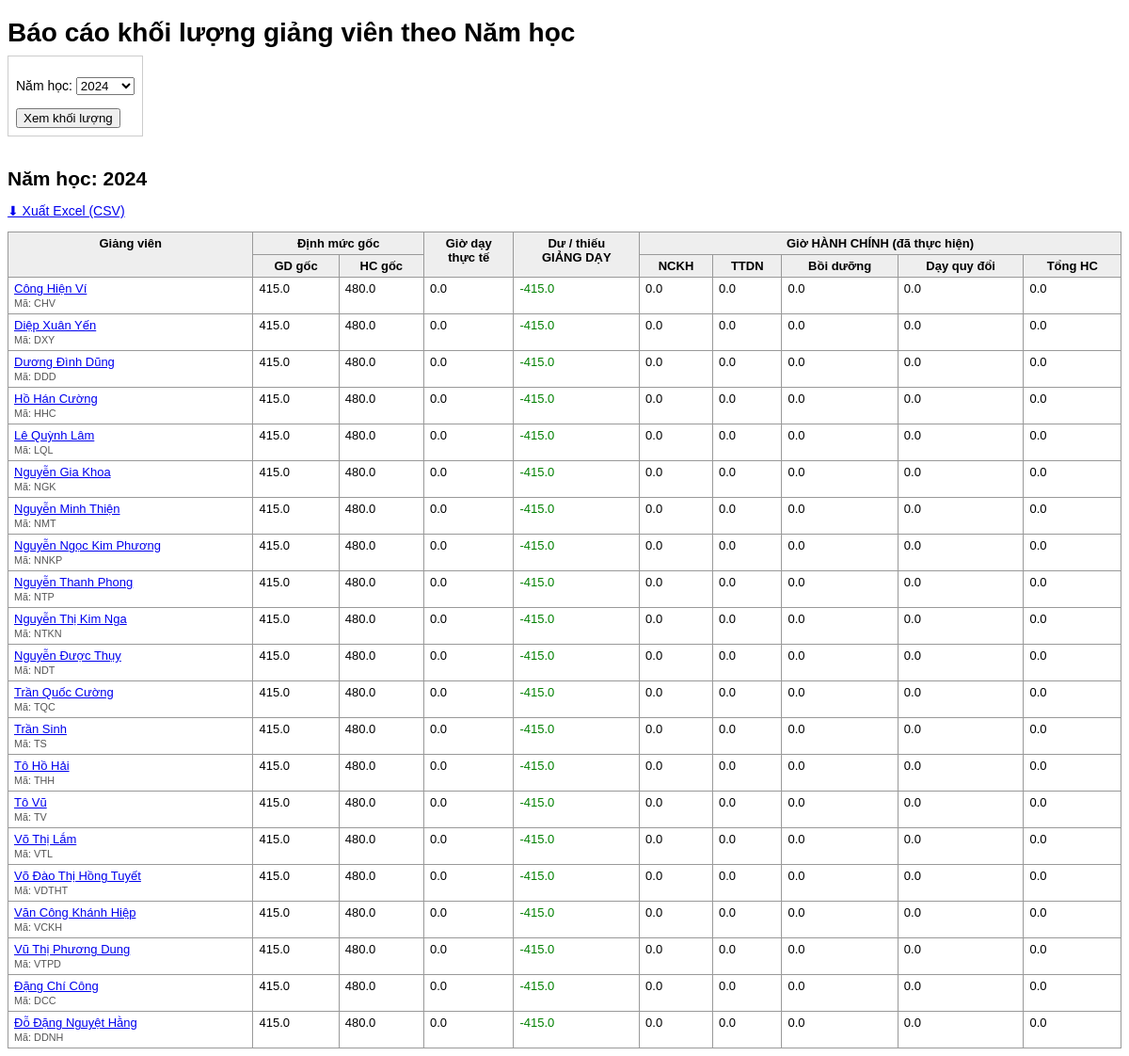
/timetable/instructor-workload/?academic_year=2, run on the app's committed database.
### timetable/models.py (models this page shows, shortened)
class AcademicYear(models.Model):
    code = models.CharField(max_length=20, unique=True, verbose_name="Mã Năm học")
    note = models.TextField(blank=True, verbose_name="Ghi chú")
    class Meta:
        verbose_name_plural = "1. Quản lý Năm học"
    def __str__(self):
        return self.code

class Instructor(models.Model):
    code = models.CharField(max_length=20, unique=True, verbose_name="Mã GV")
    name = models.CharField(max_length=100, verbose_name="Họ tên")
    department = models.ForeignKey(Department, on_delete=models.CASCADE, verbose_name="Thuộc Khoa")
    is_leader = models.BooleanField(default=False, verbose_name="Là Lãnh đạo (cờ tổng quát)")
    teaching_quota = models.FloatField(default=415, verbose_name="Định mức GIẢNG DẠY (Tiết)")
    admin_quota = models.FloatField(default=480, verbose_name="Định mức HÀNH CHÍNH (Giờ)")
    conversion_ratio = models.FloatField(default=3.2, verbose_name="Hệ số quy đổi giờ chuẩn → giờ HC")
    max_subjects_per_semester = models.IntegerField(
        default=3, verbose_name="Tối đa môn được phân dạy mỗi Học kỳ"
    )
    roles = models.ManyToManyField(
        InstructorRole, blank=True, verbose_name="Vai trò (ảnh hưởng giảm giờ chuẩn)"
    )
    allowed_majors = models.ManyToManyField(
        Major, blank=True, verbose_name="Được phân dạy cho các Ngành"
    )
    can_teach_general = models.BooleanField(
        default=False, verbose_name="Có dạy được các môn chung (đại cương)?"
    )
    competencies = models.ManyToManyField(
        Subject,
        through="InstructorCompetency",
        verbose_name="Khả năng giảng dạy (theo Môn)",
        blank=True,
    )
    class Meta:
        verbose_name_plural = "6. Quản lý Giảng viên"

### timetable/views.py (the view, shortened to what this page needs)
# urls.py: path("instructor-workload/", views.instructor_workload_view, name="instructor_workload"),
def instructor_workload_view(request):
    form = InstructorWorkloadForm(request.GET or None)
    academic_year = None
    workload_data = []  # luôn là list
    reduction_types = list(WorkloadReductionType.objects.all().order_by("code"))
    if form.is_valid():
        academic_year = form.cleaned_data["academic_year"]
        workload_data = calculate_instructor_workload(academic_year)
        for row in workload_data:
            per_type_list = []
            duty_breakdown = row.get("duty_breakdown", [])
            row["teaching_reduction_by_type"] = per_type_list
    context = {
        "form": form,
        "academic_year": academic_year,
        "workload_data": workload_data,
        "reduction_types": reduction_types,
    }
    return render(request, "timetable/instructor_workload.html", context)

### timetable/forms.py
class InstructorWorkloadForm(forms.Form):
    academic_year = forms.ModelChoiceField(
        queryset=AcademicYear.objects.all(),
        label="Năm học",
    )

### timetable/templates/timetable/instructor_workload.html (shortened to what this page needs)
<!DOCTYPE html>
<html lang="vi">
<head>
</head>
<body>
  <h1>Báo cáo khối lượng giảng viên theo Năm học</h1>
  <form method="get">
    {{ form.as_p }}
    <button type="submit">Xem khối lượng</button>
  </form>
  {% if academic_year %}
    <h2>Năm học: {{ academic_year.code }}</h2>
    <p>
      <a href="?academic_year={{ academic_year.id }}&export=1">
        ⬇ Xuất Excel (CSV)
      </a>
    </p>
    {% if workload_data %}
      <table>
        <thead>
          <tr>
            <th rowspan="2">Giảng viên</th>
            <th colspan="2">Định mức gốc</th>
            <th rowspan="2">Giờ dạy<br>thực tế</th>
            <th rowspan="2">Dư / thiếu<br>GIẢNG DẠY</th>
            <th colspan="5">Giờ HÀNH CHÍNH (đã thực hiện)</th>
          </tr>
          <tr>
            <th>GD gốc</th>
            <th>HC gốc</th>
            <th>NCKH</th>
            <th>TTDN</th>
            <th>Bồi dưỡng</th>
            <th>Dạy quy đổi</th>
            <th>Tổng HC</th>
          </tr>
        </thead>
        <tbody>
          {% for row in workload_data %}
            {% with ins=row.instructor %}
            <tr>
              <td class="nowrap">
                <a href="{% url 'timetable:instructor_workload_detail' ins.id academic_year.id %}">
                  {{ ins.name }}
                </a><br>
                <small>Mã: {{ ins.code }}</small>
              </td>
              <td>{{ row.base_teaching_quota|floatformat:1 }}</td>
              <td>{{ row.base_admin_quota|floatformat:1 }}</td>
              <td>{{ row.teaching_hours|floatformat:1 }}</td>
              <td>
                {% if row.teaching_overload > 0 %}
                  <span class="overload">+{{ row.teaching_overload|floatformat:1 }}</span>
                {% else %}
                  <span class="underload">{{ row.teaching_overload|floatformat:1 }}</span>
                {% endif %}
              </td>
              <td>{{ row.rp_hours|floatformat:1 }}</td>
              <td>{{ row.ei_hours|floatformat:1 }}</td>
              <td>{{ row.pd_hours|floatformat:1 }}</td>
              <td>{{ row.teaching_to_admin_hours|floatformat:1 }}</td>
              <td>{{ row.admin_hours_total|floatformat:1 }}</td>
            </tr>
            {% endwith %}
          {% endfor %}
        </tbody>
      </table>
    {% else %}
      <p>Chưa có dữ liệu khối lượng cho năm học này.</p>
    {% endif %}
  {% endif %}
</body>
</html>

### timetable/templates/timetable/instructor_workload.html (style rules this page uses)
body { font-family: Arial, sans-serif; font-size: 14px; }
h1, h2 { margin-bottom: 0.5rem; }
form { margin-bottom: 1rem; padding: 0.5rem; border: 1px solid #ccc; display: inline-block; }
table { border-collapse: collapse; width: 100%; margin-top: 0.5rem; }
th, td { border: 1px solid #999; padding: 4px 6px; vertical-align: top; font-size: 13px; }
th { background: #eee; }
.underload { color: green; }
.nowrap { white-space: nowrap; }
small { color: #555; }

### data on the page
AcademicYear: code "2024"
Instructor: name "Công Hiện Ví", code "CHV", base_teaching_quota "415.0", base_admin_quota "480.0"
Instructor: name "Diệp Xuân Yến", code "DXY", base_teaching_quota "415.0", base_admin_quota "480.0"
Instructor: name "Dương Đình Dũng", code "DDD", base_teaching_quota "415.0", base_admin_quota "480.0"
Instructor: name "Hồ Hán Cường", code "HHC", base_teaching_quota "415.0", base_admin_quota "480.0"
Instructor: name "Lê Quỳnh Lâm", code "LQL", base_teaching_quota "415.0", base_admin_quota "480.0"
Instructor: name "Nguyễn Gia Khoa", code "NGK", base_teaching_quota "415.0", base_admin_quota "480.0"
Instructor: name "Nguyễn Minh Thiện", code "NMT", base_teaching_quota "415.0", base_admin_quota "480.0"
Instructor: name "Nguyễn Ngọc Kim Phương", code "NNKP", base_teaching_quota "415.0", base_admin_quota "480.0"
Instructor: name "Nguyễn Thanh Phong", code "NTP", base_teaching_quota "415.0", base_admin_quota "480.0"
Instructor: name "Nguyễn Thị Kim Nga", code "NTKN", base_teaching_quota "415.0", base_admin_quota "480.0"
Instructor: name "Nguyễn Được Thụy", code "NDT", base_teaching_quota "415.0", base_admin_quota "480.0"
Instructor: name "Trần Quốc Cường", code "TQC", base_teaching_quota "415.0", base_admin_quota "480.0"
Instructor: name "Trần Sinh", code "TS", base_teaching_quota "415.0", base_admin_quota "480.0"
Instructor: name "Tô Hồ Hải", code "THH", base_teaching_quota "415.0", base_admin_quota "480.0"
Instructor: name "Tô Vũ", code "TV", base_teaching_quota "415.0", base_admin_quota "480.0"
Instructor: name "Võ Thị Lắm", code "VTL", base_teaching_quota "415.0", base_admin_quota "480.0"
Instructor: name "Võ Đào Thị Hồng Tuyết", code "VDTHT", base_teaching_quota "415.0", base_admin_quota "480.0"
Instructor: name "Văn Công Khánh Hiệp", code "VCKH", base_teaching_quota "415.0", base_admin_quota "480.0"
Instructor: name "Vũ Thị Phương Dung", code "VTPD", base_teaching_quota "415.0", base_admin_quota "480.0"
Instructor: name "Đặng Chí Công", code "DCC", base_teaching_quota "415.0", base_admin_quota "480.0"
Instructor: name "Đỗ Đặng Nguyệt Hằng", code "DDNH", base_teaching_quota "415.0", base_admin_quota "480.0"

### other printed values
{{ row.teaching_hours|floatformat:1 }} "0.0" "0.0" "0.0" "0.0" "0.0" "0.0" "0.0" "0.0" "0.0" "0.0" "0.0" "0.0" "0.0" "0.0" "0.0" "0.0" "0.0" "0.0" "0.0" "0.0" "0.0"
{{ row.teaching_overload|floatformat:1 }} "-415.0" "-415.0" "-415.0" "-415.0" "-415.0" "-415.0" "-415.0" "-415.0" "-415.0" "-415.0" "-415.0" "-415.0" "-415.0" "-415.0" "-415.0" "-415.0" "-415.0" "-415.0" "-415.0" "-415.0" "-415.0"
{{ row.rp_hours|floatformat:1 }} "0.0" "0.0" "0.0" "0.0" "0.0" "0.0" "0.0" "0.0" "0.0" "0.0" "0.0" "0.0" "0.0" "0.0" "0.0" "0.0" "0.0" "0.0" "0.0" "0.0" "0.0"
{{ row.ei_hours|floatformat:1 }} "0.0" "0.0" "0.0" "0.0" "0.0" "0.0" "0.0" "0.0" "0.0" "0.0" "0.0" "0.0" "0.0" "0.0" "0.0" "0.0" "0.0" "0.0" "0.0" "0.0" "0.0"
{{ row.pd_hours|floatformat:1 }} "0.0" "0.0" "0.0" "0.0" "0.0" "0.0" "0.0" "0.0" "0.0" "0.0" "0.0" "0.0" "0.0" "0.0" "0.0" "0.0" "0.0" "0.0" "0.0" "0.0" "0.0"
{{ row.teaching_to_admin_hours|floatformat:1 }} "0.0" "0.0" "0.0" "0.0" "0.0" "0.0" "0.0" "0.0" "0.0" "0.0" "0.0" "0.0" "0.0" "0.0" "0.0" "0.0" "0.0" "0.0" "0.0" "0.0" "0.0"
{{ row.admin_hours_total|floatformat:1 }} "0.0" "0.0" "0.0" "0.0" "0.0" "0.0" "0.0" "0.0" "0.0" "0.0" "0.0" "0.0" "0.0" "0.0" "0.0" "0.0" "0.0" "0.0" "0.0" "0.0" "0.0"
